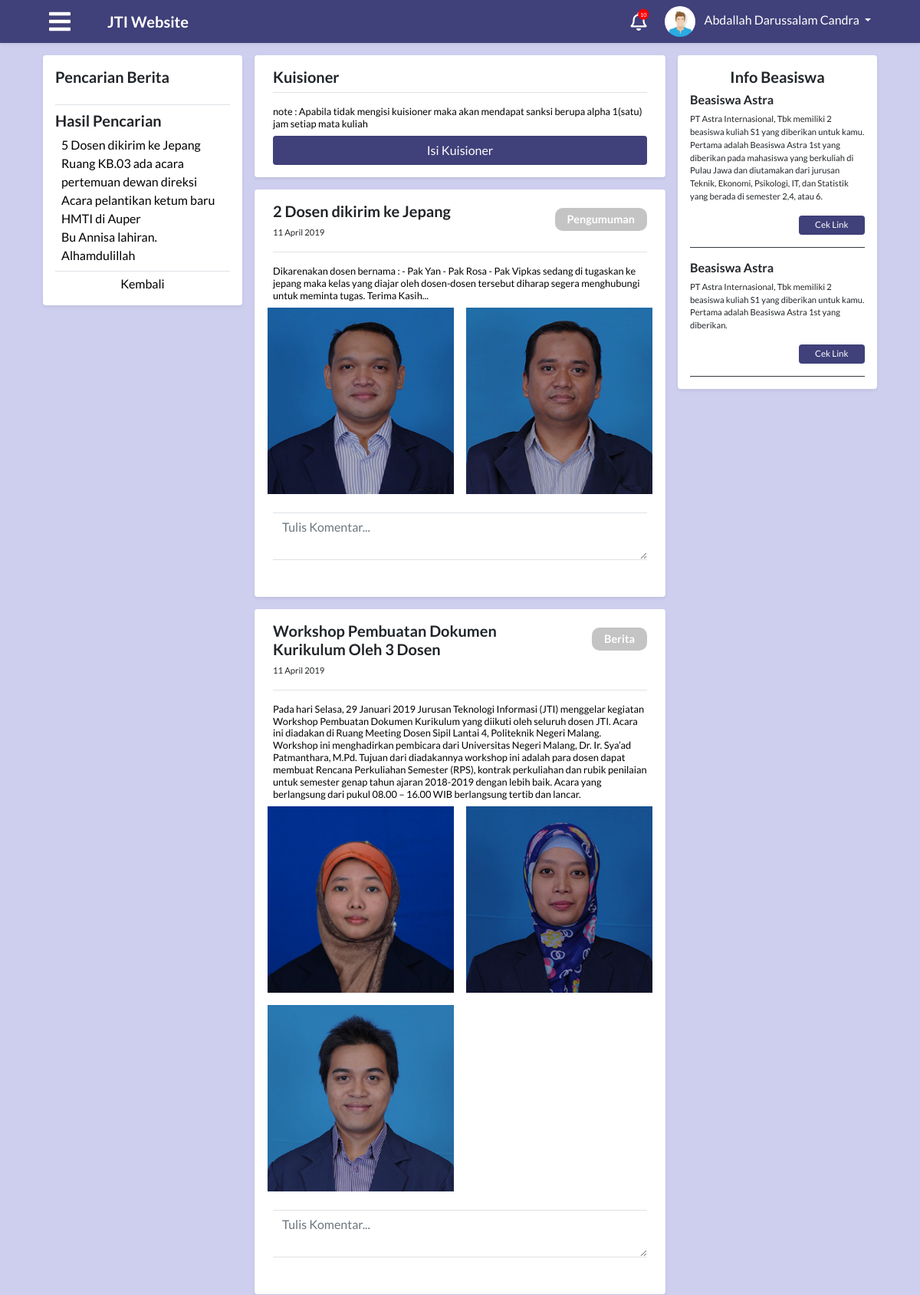
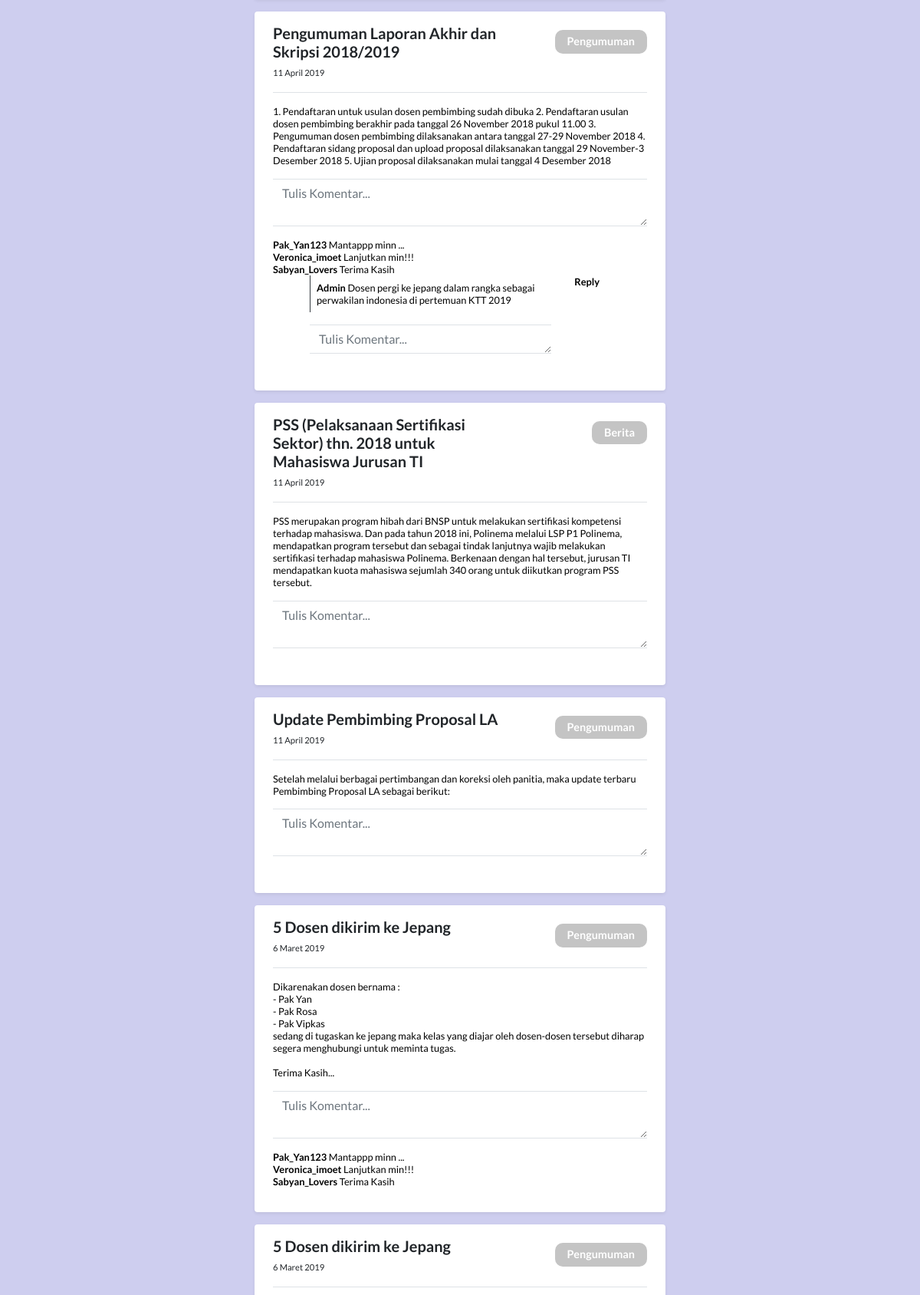
Page /module/index.php?module=home (signed in, upper part) on the committed database (2 pictures, top to bottom).
### tables this page shows
CREATE TABLE `tabel_mahasiswa` (
  `id_mahasiswa` int(30) NOT NULL,
  `id_prodi` int(30) NOT NULL,
  `id_kelas` int(30) NOT NULL,
  `id_semester` int(11) NOT NULL,
  `nim` varchar(50) NOT NULL,
  `nama` varchar(100) NOT NULL,
  `alamat` varchar(250) DEFAULT NULL,
  `jenis_kelamin` enum('laki-laki','perempuan') NOT NULL,
  `tempat_lahir` varchar(50) DEFAULT NULL,
  `tanggal_lahir` date DEFAULT NULL,
  `foto` text,
  `waktu_edit` datetime DEFAULT NULL,
  `id_user` int(11) NOT NULL
);

CREATE TABLE `tabel_info` (
  `id_info` int(30) NOT NULL,
  `judul` varchar(250) NOT NULL,
  `isi` text NOT NULL,
  `tipe` enum('pengumuman','berita') NOT NULL,
  `waktu` datetime NOT NULL
);

CREATE TABLE `tabel_attachment` (
  `id_attachment` int(30) NOT NULL,
  `tipe` enum('gambar','file') NOT NULL,
  `file` text NOT NULL,
  `id_info` int(11) DEFAULT NULL
);

CREATE TABLE `tabel_komentar` (
  `id_komentar` int(30) NOT NULL,
  `id_info` int(11) NOT NULL,
  `id_user` int(11) NOT NULL,
  `isi` text NOT NULL,
  `waktu` datetime NOT NULL
);

### process/proses_homeMahasiswa.php (called while the page is built, shortened)
<?php
function info($con)
{
  $info = "select * from tabel_info";
  $resultInfo = mysqli_query($con, $info);
  return $resultInfo;
}
function attachment($con, $id_info)
{
  $attachment =
    "SELECT
      a.*
    FROM
      tabel_attachment a,
      tabel_info b
    WHERE
      a.id_info = b.id_info
    AND
      a.id_info = '$id_info'
    ";
  $resultAttachment = mysqli_query($con, $attachment);
  return $resultAttachment;
}
function tampilTanggal($tanggal)
{
  return date('d F Y', strtotime($tanggal));
}
function komentar($con, $id_info)
{
  $komentar = "select a.*, b.*, c.* from tabel_komentar a, tabel_info b, tabel_user c where a.id_info=b.id_info and a.id_user=c.id_user and a.id_info='$id_info'";
  $resultKomentar = mysqli_query($con, $komentar);
  return $resultKomentar;
}

### module/mahasiswa/home.php (the view, shortened to what this page needs)
<?php
include "../config/connection.php";
include "../process/proses_homeMahasiswa.php";
?>
<main role="main" class="container-fluid" id="home">
  <div class="row">
    <div class="col-md-3 p-0 ">
      <div class="sticky-sidebar sticky-top">
        <div class="m-2 p-3 bg-white rounded shadow-sm">
          <h5><strong>Pencarian Berita</strong></h5>
          <div id="datepicker" class="pb-3 border-bottom border-gray">
          </div>
          <div class="search-know mt-2 pb-2 border-bottom border-gray">
            <h5><strong>Hasil Pencarian</strong></h5>
            <div class="temu-berita ml-2">
              <a href="" class="">5 Dosen dikirim ke Jepang</a><br>
              <a href="" class="">Ruang KB.03 ada acara pertemuan dewan direksi</a><br>
              <a href="" class="">Acara pelantikan ketum baru HMTI di Auper</a><br>
              <a href="" class="">Bu Annisa lahiran. Alhamdulillah</a><br>
            </div>
          </div>
          <div class="search-back text-center mt-1">
            <a href="">Kembali</a>
          </div>
        </div>
      </div>
    </div>
    <div class="col-md-6 p-0 pb-3">
      <div class="m-2 p-3 mb-3 bg-white rounded shadow-sm px-4">
        <h5 class="border-bottom border-gray pb-2 mb-3"><strong>Kuisioner</strong></h5>
        <div class="isi-mhs small lh-125 mb-2">
          note : Apabila tidak mengisi kuisioner maka akan mendapat sanksi berupa alpha 1(satu) jam setiap mata kuliah
        </div>
        <button type="button" class="check-modal btn" data-toggle="modal" data-target="#modelId">Isi Kuisioner</button>
      </div>
      <?php
      $resultInfo = info($con);
      if (mysqli_num_rows($resultInfo) > 0) {
        while ($row = mysqli_fetch_assoc($resultInfo)) {
          ?>
      <div class="m-2 p-3 mb-3 bg-white rounded shadow-sm px-4">
        <div class="border-bottom border-gray">
          <div class="row">
            <div class="col-sm-8">
              <div class="judul">
                <h5><strong><?php echo $row["judul"]; ?></strong></h5>
                <p><?php echo tampilTanggal($row["waktu"]); ?></p>
              </div>
            </div>
            <div class="col-sm-4 mt-2 text-right">
              <span class="kategori-label badge badge-secondary px-3 py-2"><?php echo ucfirst($row["tipe"]); ?></span>
            </div>
          </div>
        </div>
        <div class="media text-muted pt-3">
          <div class="media-body pb-3 mb-0 small lh-125 border-bottom border-gray">
            <div class="isi-mhs">
              <?php echo $row["isi"]; ?>
            </div>
            <div class="photos">
              <div class="row">
                <?php
                    $resultAttachment = attachment($con, $row["id_info"]);
                    if (mysqli_num_rows($resultAttachment) > 0) {
                      while ($row = mysqli_fetch_assoc($resultAttachment)) {
                        ?>
                <div class="col-md-6 p-2">
                  <div class="image">
                    <a href="../attachment/img/<?php echo $row['file']; ?>" data-toggle="lightbox"
                      data-gallery="mixedgallery<?php echo $row['id_info']; ?>">
                      <img class="img img-fluid img-responsive full-width cursor"
                        src="../attachment/img/<?php echo $row['file']; ?>" alt="<?php echo $row['file']; ?>">
                    </a>
                  </div>
                </div>
                <?php
                    }
                  }
                  ?>
              </div>
            </div>
          </div>
        </div>
        <div class="form-group border-bottom border-gray">
          <textarea class="form-control border-0" name="" id="" rows="auto" placeholder="Tulis Komentar..."></textarea>
        </div>
        <div class="media-body pb-3 mb-0 small lh-125">
          <div class="isi-mhs">
            <?php
                $resultKomentar = komentar($con, $row["id_info"]);
                if (mysqli_num_rows($resultKomentar) > 0) {
                  while ($row = mysqli_fetch_assoc($resultKomentar)) {
                    ?>
            <strong>Pak_Yan123</strong> <span class="komen">Mantappp minn ...</span> <br>
            <strong>Veronica_imoet</strong> <span class="komen">Lanjutkan min!!!</span> <br>
            <strong>Sabyan_Lovers</strong> <span class="komen">Terima Kasih</span> <br>
            <div class="row komens">
              <div class="col-sm-8 ml-5 ">
                <div class="balas-komen p-2 border-left border-dark">
                  <?php
                          if (mysqli_num_rows($resultKomentar) > 0) {
                            while ($row = mysqli_fetch_assoc($resultKomentar)) {
                              ?>
                  <strong>Admin</strong>
                  <span class="komen">Dosen pergi ke jepang dalam rangka sebagai perwakilan
                    indonesia di pertemuan KTT 2019</span> <br>
                  <?php
                          }
                        }
                        ?>
                </div><br>
                <div class="form-group border-bottom border-top border-gray">
                  <textarea class="form-control border-0" name="" id="" rows="1"
                    placeholder="Tulis Komentar..."></textarea>
                </div>
              </div>
              <div class="col-sm-2">
                <strong>Reply</strong>
              </div>
            </div>
            <?php
                }
              }
              ?>
          </div>
        </div>
      </div>
      <?php
      }
    }
    ?>
      <div class="m-2 p-3 mb-3 bg-white rounded shadow-sm px-4">
        <div class="border-bottom border-gray">
          <div class="row">
            <div class="col-sm-8">
              <div class="judul">
                <h5><strong>5 Dosen dikirim ke Jepang</strong></h5>
                <p>6 Maret 2019</p>
              </div>
            </div>
            <div class="col-sm-4 mt-2 text-right">
              <span class="kategori-label badge badge-secondary px-3 py-2">Pengumuman</span>
            </div>
          </div>
        </div>
        <div class="media text-muted pt-3">
          <div class="media-body pb-3 mb-0 small lh-125 border-bottom border-gray">
            <div class="isi-mhs">
              Dikarenakan dosen bernama : <br>
              - Pak Yan <br>
              - Pak Rosa <br>
              - Pak Vipkas <br>
              sedang di tugaskan ke jepang maka kelas yang diajar oleh dosen-dosen tersebut diharap segera menghubungi
              untuk meminta tugas. <br><br>
              Terima Kasih...
            </div>
          </div>
        </div>
        <div class="form-group border-bottom border-gray">
          <textarea class="form-control border-0" name="" id="" rows="auto" placeholder="Tulis Komentar..."></textarea>
        </div>
        <div class="media-body pb-3 mb-0 small lh-125">
          <div class="isi-mhs">
            <strong>Pak_Yan123</strong> <span class="komen">Mantappp minn ...</span> <br>
            <strong>Veronica_imoet</strong> <span class="komen">Lanjutkan min!!!</span> <br>
            <strong>Sabyan_Lovers</strong> <span class="komen">Terima Kasih</span> <br>
          </div>
        </div>
      </div>
      <div class="m-2 p-3 mb-3 bg-white rounded shadow-sm px-4">
        <div class="border-bottom border-gray">
          <div class="row">
            <div class="col-sm-8">
              <div class="judul">
                <h5><strong>5 Dosen dikirim ke Jepang</strong></h5>
                <p>6 Maret 2019</p>
              </div>
            </div>
            <div class="col-sm-4 mt-2 text-right">
              <span class="kategori-label badge badge-secondary px-3 py-2">Pengumuman</span>
            </div>
          </div>
        </div>
        <div class="media text-muted pt-3">
        </div>
      </div>
    </div>
    <div class="col-md-3 p-0">
      <div class="sticky-sidebar sticky-top">
        <div class="m-2 p-3 bg-white rounded shadow-sm">
          <div class="beasiswa pb-3 mb-0 border-bottom border-dark">
            <h5 class="text-center"><strong>Info Beasiswa</strong></h5>
            <h6><strong>Beasiswa Astra</strong></h6>
            <p class="isi-beasiswa">PT Astra Internasional, Tbk memiliki 2 beasiswa kuliah S1 yang diberikan untuk kamu.
              Pertama adalah Beasiswa Astra 1st yang diberikan pada mahasiswa yang berkuliah di Pulau Jawa dan
              diutamakan dari jurusan Teknik, Ekonomi, Psikologi, IT, dan Statistik yang berada di semester 2,4, atau 6.
            </p>
            <small class="d-block text-right mt-3 ">
              <button class="check btn"><a href="#">Cek Link</a></button>
            </small>
          </div>
          <div class="beasiswa pt-3 pb-3 mb-0 border-bottom border-dark">
            <h6><strong>Beasiswa Astra</strong></h6>
            <p class="isi-beasiswa">PT Astra Internasional, Tbk memiliki 2 beasiswa kuliah S1 yang diberikan untuk kamu.
              Pertama adalah Beasiswa Astra 1st yang diberikan.</p>
            <small class="d-block text-right mt-3 ">
              <button class="check btn"><a href="#">Cek Link</a></button>
            </small>
          </div>
        </div>
      </div>
    </div>
  </div>
</main>

### module/index.php (shortened to what this page needs)
<?php
include "../config/connection.php";
$level = $_SESSION['level'];
$idUser = $_SESSION['id'];
?>
<?php
switch ($level) {
  case 'mahasiswa':
    $queryUser = "SELECT a.*, b.* FROM tabel_user a, tabel_mahasiswa b WHERE a.id_user=$idUser and a.id_user=b.id_user";
    $resultUser = mysqli_query($con, $queryUser);
    $rowUser = mysqli_fetch_assoc($resultUser);
    $namaUser = $rowUser["nama"];
    break;
}
?>
<!DOCTYPE html>
<html>
<head>
  <?php
  include "../config/styles.php";
  ?>
</head>
<body>
    <nav class="app-navbar navbar navbar-expand-md navbar-dark bg-blue shadow-sm sticky-top mb-2">
      <?php
      if ($level == "admin") {
        ?>
        <a class="ml-5 mr-5" id="navigation-admin-btn"> <i class="fas fa-bars text-white burger-icon"></i></a>
      <?php
    } else {
      ?>
        <a class="ml-5 mr-5" id="navigation-btn"> <i class="fas fa-bars text-white burger-icon"></i></a>
      <?php
    }
    ?>
      <a class="navbar-brand " href="index.php?module=home"><b>JTI Website</b></a>
      <div class="collapse navbar-collapse" id="navbarCollapse">
        <i class="notification-icon text-white far fa-bell" onclick="location.href='index.php?module=notifikasi';">
          <span class="fas fa-circle notification-bubble"></span>
          <span class="notification-bubble-num">10</span>
        </i>
        <div class="dropdown mr-5">
          <img class="dropdown-toggle nav-profile-photo ml-4 " src="../attachment/img/avatar.jpeg" data-toggle="dropdown" aria-haspopup="true" aria-expanded="false">
          <a href="#" class="dropdown-toggle ml-2 profile-link" id="dropdownMenuButton" data-toggle="dropdown" aria-haspopup="true" aria-expanded="false"><?php echo ($namaUser); ?>&nbsp;<b class="caret"></b></a>
        </div>
      </div>
    </nav>
    <div class="container-fluid px-5">
      <?php
      $module = $_GET["module"];
      if ($level == "mahasiswa") {
        switch ($module) {
          case "home":
            include "mahasiswa/home.php";
            break;
        }
      } else if ($level == "dosen") {
        switch ($module) {
          case "home":
            include "dosen/home.php";
            break;
          case "kompenAbsen":
            include "dosen/dosenKompen.php";
            break;
          case "notifikasi":
            include "notifikasi.php";
            break;
          default:
            include "404.php";
        }
      } else if ($level == "admin") {
        switch ($module) {
          case "home":
            include "admin/home.php";
            break;
          case "ruang":
            include "admin/ruang/ruangan.php";
            break;
          case "khs":
            include "admin/khs/khs.php";
            break;
          case "khsLihat":
            include "admin/khs/khsLihat.php";
            break;
          case "dataDosen":
            include "admin/dosen/dataDosen.php";
            break;
          case "dataMahasiswa":
            include "admin/mahasiswa/dataMahasiswa.php";
            break;
          case "mataKuliah":
            include "admin/matakuliah/mataKuliah.php";
            break;
          case "krs":
            include "admin/krs/krsAdmin.php";
            break;
          case "krsPerKelas":
            include "admin/krs/krsPerKelas.php";
            break;
          case "dataJadwalKuliah":
            include "admin/jadwal/dataJadwalKuliah.php";
            break;
          case "beasiswa":
            include "admin/mahasiswa/beasiswa.php";
            break;
          case "eComplain":
            include "admin/eComplain/eComplain.php";
            break;
          case "beritaPengumuman":
            include "admin/berita/beritaPengumuman.php";
            break;
          case "kuisioner":
            include "admin/kuisioner/kuisioner.php";
            break;
          case "kriteriaKuisioner":
            include "admin/kuisioner/kriteriaKuisioner.php";
            break;
          case "absenKompen":
            include "admin/absen & kompen/absenKompen.php";
            break;
          case "kelas":
            include "admin/kelas/kelas.php";
            break;
          case "notifikasi":
            include "notifikasi.php";
            break;
          default:
            include "404.php";
        }
      }
        ?>
    </div>
</body>
</html>

### rows in the picture
tabel_mahasiswa: nama "Abdallah Darussalam Candra"
tabel_info: judul "2 Dosen dikirim ke Jepang", waktu "11 April 2019", tipe "Pengumuman", isi "Dikarenakan dosen bernama : - Pak Yan - Pak Rosa - Pak Vipkas sedang di tugaskan ke jepang maka kelas yang diajar oleh dosen-dosen tersebut diharap segera menghubungi untuk meminta tugas. Terima Kasih..."
tabel_attachment: file (picture)
tabel_attachment: file (picture)
tabel_info: judul "Workshop Pembuatan Dokumen Kurikulum Oleh 3 Dosen", waktu "11 April 2019", tipe "Berita", isi "Pada hari Selasa, 29 Januari 2019 Jurusan Teknologi Informasi (JTI) menggelar kegiatan Workshop Pembuatan Dokumen Kurikulum yang diikuti oleh seluruh dosen JTI. Acara ini diadakan di Ruang Meeting Dosen Sipil Lantai 4, Politeknik Negeri Malang. Workshop ini menghadirkan pembicara dari Universitas Negeri Malang, Dr. Ir. Sya’ad Patmanthara, M.Pd. Tujuan dari diadakannya workshop ini adalah para dosen dapat membuat Rencana Perkuliahan Semester (RPS), kontrak perkuliahan dan rubik penilaian untuk semester genap tahun ajaran 2018-2019 dengan lebih baik. Acara yang berlangsung dari pukul 08.00 – 16.00 WIB berlangsung tertib dan lancar."
tabel_attachment: file (picture)
tabel_attachment: file (picture)
tabel_attachment: file (picture)
tabel_info: judul "Pengumuman Laporan Akhir dan Skripsi 2018/2019", waktu "11 April 2019", tipe "Pengumuman", isi "1. Pendaftaran untuk usulan dosen pembimbing sudah dibuka 2. Pendaftaran usulan dosen pembimbing berakhir pada tanggal 26 November 2018 pukul 11.00 3. Pengumuman dosen pembimbing dilaksanakan antara tanggal 27-29 November 2018 4. Pendaftaran sidang proposal dan upload proposal dilaksanakan tanggal 29 November-3 Desember 2018 5. Ujian proposal dilaksanakan mulai tanggal 4 Desember 2018"
tabel_info: judul "PSS (Pelaksanaan Sertifikasi Sektor) thn. 2018 untuk Mahasiswa Jurusan TI", waktu "11 April 2019", tipe "Berita", isi "PSS merupakan program hibah dari BNSP untuk melakukan sertifikasi kompetensi terhadap mahasiswa. Dan pada tahun 2018 ini, Polinema melalui LSP P1 Polinema, mendapatkan program tersebut dan sebagai tindak lanjutnya wajib melakukan sertifikasi terhadap mahasiswa Polinema. Berkenaan dengan hal tersebut, jurusan TI mendapatkan kuota mahasiswa sejumlah 340 orang untuk diikutkan program PSS tersebut."
tabel_info: judul "Update Pembimbing Proposal LA", waktu "11 April 2019", tipe "Pengumuman", isi "Setelah melalui berbagai pertimbangan dan koreksi oleh panitia, maka update terbaru Pembimbing Proposal LA sebagai berikut:"
